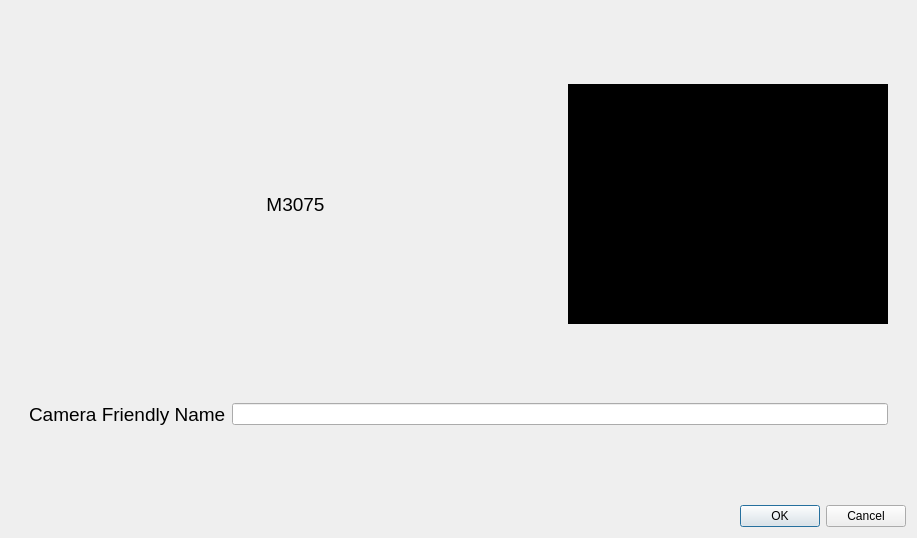
<?xml version="1.0" encoding="UTF-8"?>
<ui version="4.0">
 <class>FriendlyName</class>
 <widget class="QDialog" name="FriendlyName">
  <property name="geometry">
   <rect>
    <x>0</x>
    <y>0</y>
    <width>917</width>
    <height>538</height>
   </rect>
  </property>
  <property name="windowTitle">
   <string>Dialog</string>
  </property>
  <layout class="QVBoxLayout" name="verticalLayout">
   <item>
    <widget class="QWidget" name="widget" native="true">
     <layout class="QVBoxLayout" name="verticalLayout_2">
      <item>
       <widget class="QWidget" name="widget_2" native="true">
        <property name="sizePolicy">
         <sizepolicy hsizetype="Preferred" vsizetype="Fixed">
          <horstretch>0</horstretch>
          <verstretch>0</verstretch>
         </sizepolicy>
        </property>
        <layout class="QHBoxLayout" name="horizontalLayout">
         <item>
          <widget class="QLabel" name="cameraNameLabel">
           <property name="font">
            <font>
             <pointsize>14</pointsize>
            </font>
           </property>
           <property name="text">
            <string>M3075</string>
           </property>
           <property name="alignment">
            <set>Qt::AlignCenter</set>
           </property>
          </widget>
         </item>
         <item>
          <widget class="QWidget" name="imageContainer" native="true">
           <property name="sizePolicy">
            <sizepolicy hsizetype="Fixed" vsizetype="Fixed">
             <horstretch>0</horstretch>
             <verstretch>0</verstretch>
            </sizepolicy>
           </property>
           <property name="minimumSize">
            <size>
             <width>320</width>
             <height>240</height>
            </size>
           </property>
           <property name="styleSheet">
            <string notr="true">background-color: rgb(0, 0, 0);</string>
           </property>
           <layout class="QVBoxLayout" name="verticalLayout_3">
            <item>
             <widget class="QLabel" name="imageLabel">
              <property name="text">
               <string/>
              </property>
             </widget>
            </item>
           </layout>
          </widget>
         </item>
        </layout>
       </widget>
      </item>
      <item>
       <widget class="QWidget" name="widget_3" native="true">
        <property name="sizePolicy">
         <sizepolicy hsizetype="Preferred" vsizetype="Fixed">
          <horstretch>0</horstretch>
          <verstretch>0</verstretch>
         </sizepolicy>
        </property>
        <layout class="QHBoxLayout" name="horizontalLayout_2">
         <item>
          <widget class="QLabel" name="label_2">
           <property name="font">
            <font>
             <pointsize>14</pointsize>
            </font>
           </property>
           <property name="text">
            <string>Camera Friendly Name</string>
           </property>
          </widget>
         </item>
         <item>
          <widget class="QLineEdit" name="friendlyNameLineEdit"/>
         </item>
        </layout>
       </widget>
      </item>
     </layout>
    </widget>
   </item>
   <item>
    <widget class="QDialogButtonBox" name="friendlyNameButtonBox">
     <property name="orientation">
      <enum>Qt::Horizontal</enum>
     </property>
     <property name="standardButtons">
      <set>QDialogButtonBox::Cancel|QDialogButtonBox::Ok</set>
     </property>
    </widget>
   </item>
  </layout>
 </widget>
 <resources/>
 <connections/>
</ui>
